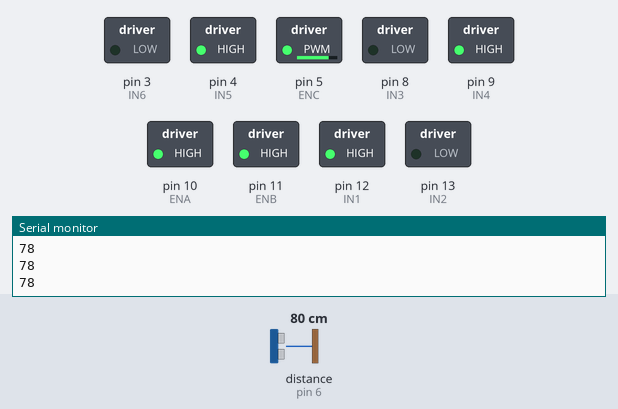
A sketch run on a simulated Arduino Uno, built with avr-gcc and run on an emulated ATmega328P. Shown: switched loads named in the sketch (green lamp = pin HIGH), the last lines printed to the serial monitor. Wiring (inferred from the names in the program): ultrasonic range finder: trigger pin 7; echo pin 6. The test bench sets the inputs (shaded band); at power-on: distance to the obstacle (sensor on pin 6) 80 cm. The echo pulse lasts 58.3 µs per cm; pins used as bus, display or sensor lines are not drawn.

Above: at 1.2 s.
1.3 s: distance to the obstacle (sensor on pin 6) set to 18 cm
2.8 s: distance to the obstacle (sensor on pin 6) set to 14 cm
At 3.8 s:
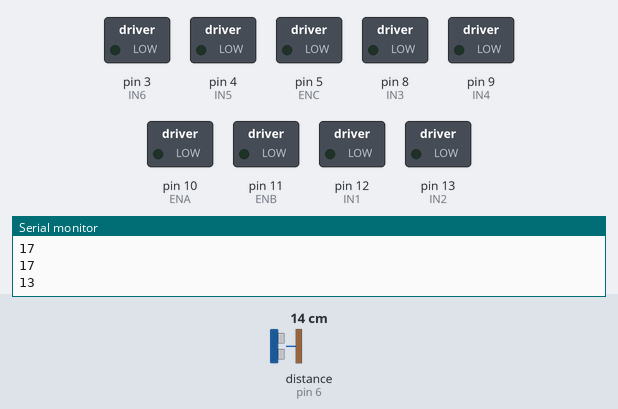
5.8 s: distance to the obstacle (sensor on pin 6) set to 35 cm
At 6.7 s:
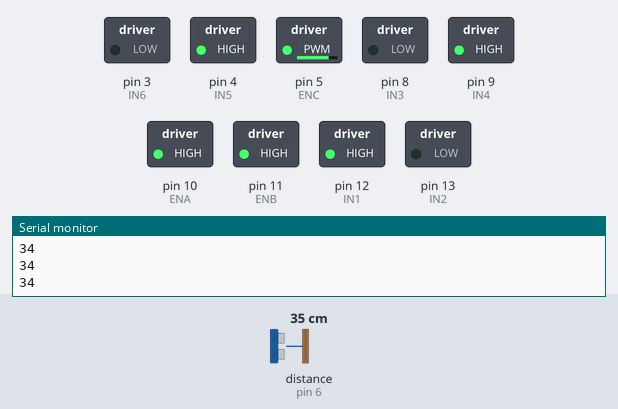
7.5 s: distance to the obstacle (sensor on pin 6) set to 2 cm
At 9.6 s:
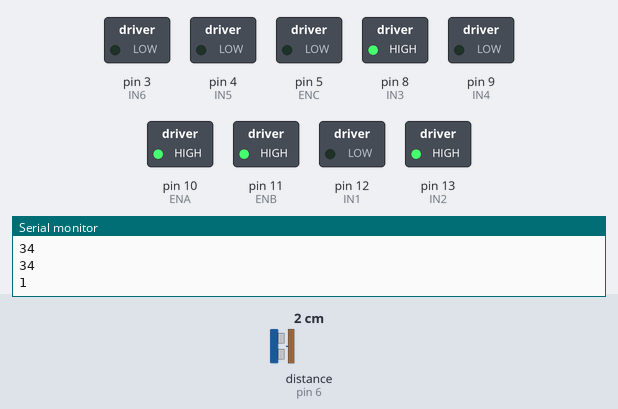
Timing chart, 0 to 11.5 s (numbered marks = the images above; inputs shaded):
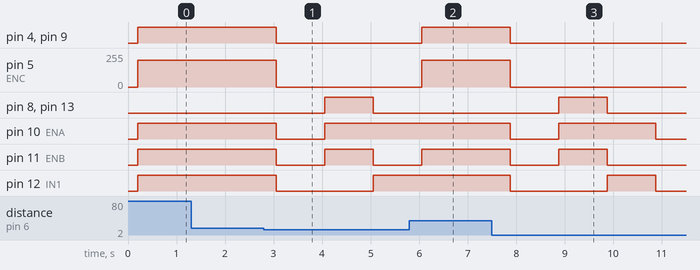

Measured:
- the behaviour switches between 17 and 16 cm on distance to the obstacle (sensor on pin 6) (found by bisection; images 0 and 1)
- after the input at 2.8 s, pin 4 (IN5), pin 9 (IN4): HIGH → LOW after 0.25 s; pin 5 (ENC): 200/255 → 0/255 after 0.25 s; pin 8 (IN3), pin 13 (IN2): LOW → HIGH after 1.3 s, → LOW 1.0 s later; pin 10 (ENA): HIGH → LOW after 0.25 s, → HIGH 1.0 s later; pin 11 (ENB): HIGH → LOW after 0.25 s, → HIGH 1.0 s later, → LOW 1.0 s later
- after the input at 5.8 s, pin 4 (IN5), pin 9 (IN4), pin 11 (ENB): goes on until 6.1 s, then stays HIGH; pin 5 (ENC): goes on until 6.1 s, then stays 200/255; pin 8 (IN3), pin 13 (IN2): stays LOW (without the input it goes to HIGH after 1.5 s); pin 10 (ENA), pin 12 (IN1): stays HIGH (without the input it goes to LOW after 0.45 s)
- after the input at 7.5 s, pin 4 (IN5), pin 9 (IN4): HIGH → LOW after 0.37 s; pin 5 (ENC): 200/255 → 0/255 after 0.37 s; pin 8 (IN3), pin 13 (IN2): LOW → HIGH after 1.4 s, → LOW 1.0 s later; pin 10 (ENA): HIGH → LOW after 0.37 s, → HIGH 1.0 s later, → LOW 2.0 s later; pin 11 (ENB): HIGH → LOW after 0.37 s, → HIGH 1.0 s later, → LOW 1.0 s later

The sketch:

main.ino
```cpp
// moveFront(); moveBack(); moveLeft(); moveRight();

#include "MotorControl.h"

void setup()
{
  Serial.begin(115200);
  pinConfig();

}

void loop()
{
  int distance = getDistance();
  Serial.println(distance);
  delay(200);
  if(distance <= 15)
  {
    mopOFF(0);
    stop();
    delay(1000);
    moveBack(255);
    delay(1000);
    moveRight(255);
    delay(1000);
    stop();
  }
  if(distance > 10)
  {
    moveFront(255);
    mopOn(200);
  }
}

int getDistance() {
  digitalWrite(trigPin, LOW);
  delayMicroseconds(2);
  digitalWrite(trigPin, HIGH);
  delayMicroseconds(10);
  digitalWrite(trigPin, LOW);

  long duration = pulseIn(echoPin, HIGH);
  long distance = duration * 0.034 / 2;

  return distance;
}
```

MotorControl.h
```cpp
#ifndef MOTORCONTROL_H
#define MOTORCONTROL_H
/*
  moveFront(); moveBack(); moveLeft(); moveRight();
*/


// Motor A pins (Left Motor)
#define IN1 12   // GPIO5
#define IN2 13   // GPIO4
#define ENA 10   // GPIO0

// Motor B pins (Right Motor)
#define IN3 8   // GPIO14
#define IN4 9   // GPIO12
#define ENB 11   // GPIO13

#define IN5 4   // GPIO14
#define IN6 3   // GPIO12
#define ENC 5   // GPIO13

int trigPin = 7;
int echoPin = 6;

void pinConfig() {
  pinMode(IN1, OUTPUT);
  pinMode(IN2, OUTPUT);
  pinMode(ENA, OUTPUT);

  pinMode(IN3, OUTPUT);
  pinMode(IN4, OUTPUT);
  pinMode(ENB, OUTPUT);

  pinMode(IN5, OUTPUT);
  pinMode(IN6, OUTPUT);
  pinMode(ENC, OUTPUT);
  pinMode(trigPin, OUTPUT);
  pinMode(echoPin, INPUT);
}
//
// === Movement Functions ===
//

// Move both motors forward
void moveFront(int speed) {
  digitalWrite(IN1, HIGH);
  digitalWrite(IN2, LOW);
  analogWrite(ENA, speed);

  digitalWrite(IN3, 0);
  digitalWrite(IN4, 1);
  analogWrite(ENB, speed);
}

// Move both motors backward
void moveBack(int speed) {
  digitalWrite(IN1, 0);
  digitalWrite(IN2, 1);
  analogWrite(ENA, speed);

  digitalWrite(IN3, 1);
  digitalWrite(IN4, 0);
  analogWrite(ENB, speed);

}

// Turn left: stop left motor, run right motor
void moveLeft(int speed) {
  digitalWrite(IN1, LOW);
  digitalWrite(IN2, LOW);
  analogWrite(ENA, 0); // Left motor stopped

  digitalWrite(IN3, HIGH);
  digitalWrite(IN4, LOW);
  analogWrite(ENB, speed); // Right motor forward
}

// Turn right: run left motor, stop right motor
void moveRight(int speed) {
  digitalWrite(IN1, HIGH);
  digitalWrite(IN2, LOW);
  analogWrite(ENA, speed); // Left motor forward

  digitalWrite(IN3, LOW);
  digitalWrite(IN4, LOW);
  analogWrite(ENB, 0); // Right motor stopped
}

// Stop both motors
void stop() {
  analogWrite(ENA, 0);
  analogWrite(ENB, 0);

  digitalWrite(IN1, LOW);
  digitalWrite(IN2, LOW);
  digitalWrite(IN3, LOW);
  digitalWrite(IN4, LOW);
}

void mopOn(int speed)
{
  digitalWrite(IN5, HIGH);
  digitalWrite(IN6, LOW);
  analogWrite(ENC, speed);
}

void mopOFF(int speed)
{
  digitalWrite(IN5, LOW);
  digitalWrite(IN6, LOW);
  analogWrite(ENC, speed);
}


#endif
```
